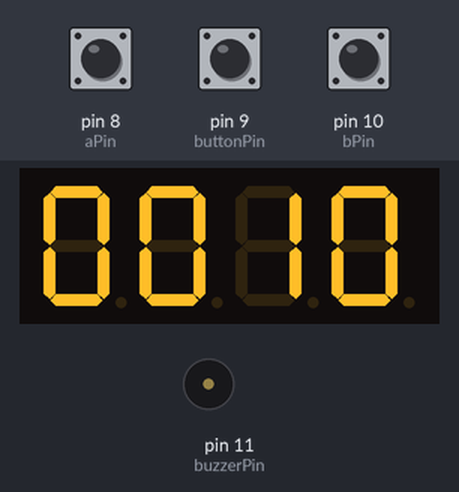
The sketch below on a simulated Arduino Uno, built with avr-gcc and run on an emulated ATmega328P. Parts: 4-digit seven-segment display, buzzer (waves = sounding). Wiring (inferred from the names in the program): 4-digit 7-segment display, segments lit when HIGH: segments pin 3, pin 2, pin 19, pin 16, pin 18, pin 4, pin 5, pin 17; digit selects pin 6, pin 15, pin 7, pin 14. The test bench sets the inputs (shaded band); at power-on: pin 9 (buttonPin) HIGH, pin 8 (aPin) HIGH, pin 10 (bPin) HIGH. EEPROM starts erased; the segment pins are drawn as the display they are named for.

Above: at 1.5 s.
1.6 s: pin 9 (buttonPin) pulled LOW for 0.15 s
At 2.2 s:
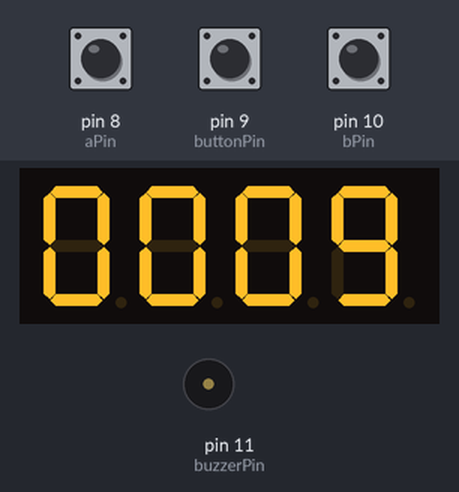
2.3 s: pin 9 (buttonPin) pulled LOW for 1 s
At 3.0 s:
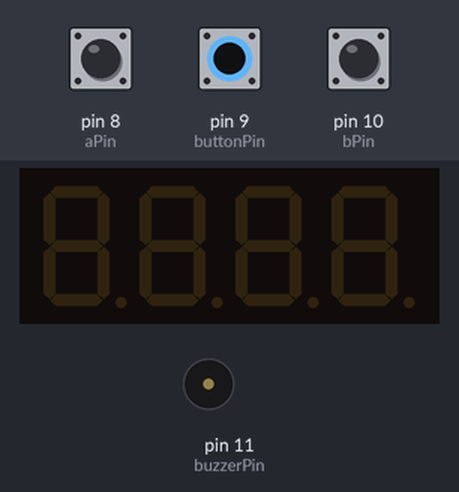
4.8 s: pin 9 (buttonPin) pulled LOW for 0.15 s
At 5.4 s:
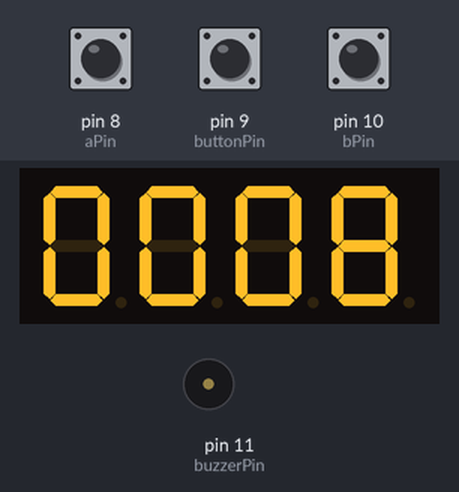
5.5 s: pin 9 (buttonPin) pulled LOW for 3.2 s
At 6.6 s:
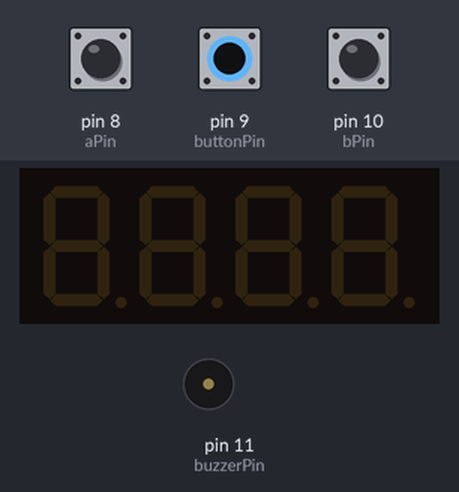
10.2 s: pin 9 (buttonPin) pulled LOW for 0.15 s
At 18.94 s:
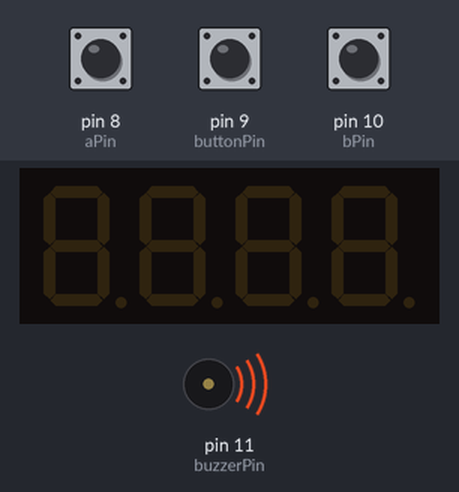
Timing chart, 0 to 19.5 s (numbered marks = the images above; inputs shaded):
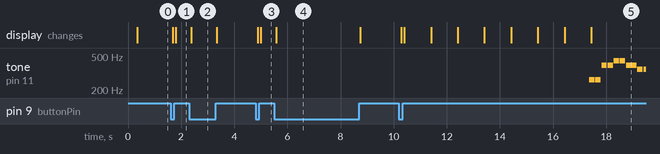

Measured:
- after the input at 1.6 s, the display: first changes after 0.08 s (image 1 shows a later state)
- after the input at 4.8 s, the display: first changes after 0.08 s (image 3 shows a later state)
- after the input at 10.2 s, tone on pin 11 (buzzerPin): plays 262 Hz for 0.20 s, 262 Hz for 0.20 s, 392 Hz for 0.20 s, 392 Hz for 0.20 s, 440 Hz for 0.20 s, 440 Hz for 0.20 s … (9 notes in this stretch), starting after 7.2 s; the display: changes after 0.08 s (image 5)

The sketch:

CountdownTimer.ino
```cpp
#include<EEPROM.h>

int segmentPins[] = {3,2,19,16,18,4,5,17}; // 段选：a,b,c,d,e,f,g,dp
int displayPins[] = {6,15,7,14};           // 四位数码管位选
int times[] = {
    5,10,15,20,30,
    45,100,130,200,230,
    300,400,500,600,700,
    800,900,1000,1500,2000,
    3000
};
int numTimes = 20;  // times[] 的最大下标

byte selectedTimeIndex;
int timerMinute;
int timerSecond;

int buzzerPin = 11;
int aPin = 8;
int bPin = 10;
int buttonPin = 9;
boolean stopped = true;

// 上电初期先屏蔽编码器，避免复位时误计一步。
bool encoderEnabled = false;

// 共阴极段码表，顺序为 a,b,c,d,e,f,g,dp。
byte digits[10][8] = {
    {1,1,1,1,1,1,0,0}, // 0
    {0,1,1,0,0,0,0,0}, // 1
    {1,1,0,1,1,0,1,0}, // 2
    {1,1,1,1,0,0,1,0}, // 3
    {0,1,1,0,0,1,1,0}, // 4
    {1,0,1,1,0,1,1,0}, // 5
    {1,0,1,1,1,1,1,0}, // 6
    {1,1,1,0,0,0,0,0}, // 7
    {1,1,1,1,1,1,1,0}, // 8
    {1,1,1,1,0,1,1,0}  // 9
};

// 结束提示旋律用到的音符频率。
#define NOTE_DO   262
#define NOTE_RE   294
#define NOTE_MI   330
#define NOTE_FA   349
#define NOTE_SOL  392
#define NOTE_LA   440
#define NOTE_SI   494
#define NOTE_DOH  523
#define NOTE_OFF  0

// 倒计时到 00:00 后播放的提示旋律。
int melody[] = {
    NOTE_DO,NOTE_DO,NOTE_SOL,NOTE_SOL,
    NOTE_LA,NOTE_LA,NOTE_SOL,
    NOTE_FA,NOTE_FA,NOTE_MI,NOTE_MI,
    NOTE_RE,NOTE_RE,NOTE_DO
};
int noteDur[] = {
    200,200,200,200,
    200,200,400,
    200,200,200,200,
    200,200,400
};
int melodyLen = sizeof(melody) / sizeof(melody[0]);

void setup()
{
    for(int i=0;i<8;i++) pinMode(segmentPins[i],OUTPUT);
    for(int i=0;i<4;i++) pinMode(displayPins[i],OUTPUT);
    pinMode(buzzerPin,OUTPUT);
    pinMode(buttonPin,INPUT);
    pinMode(aPin,INPUT_PULLUP);
    pinMode(bPin,INPUT_PULLUP);

    // 从 EEPROM 恢复上次选择的时间档位。
    selectedTimeIndex = EEPROM.read(0);

    // 防止 EEPROM 初值或异常值越界。
    if(selectedTimeIndex < 0 || selectedTimeIndex > numTimes)
        selectedTimeIndex = 0;

    // 将时间档位换算成分钟和秒。
    timerMinute = times[selectedTimeIndex] / 100;
    timerSecond = times[selectedTimeIndex] % 100;

    // 稍作延时后再允许编码器输入。
    delay(300);
    encoderEnabled = true;
}

void loop()
{
    if(!digitalRead(buttonPin))
    {
        stopped = !stopped;
        digitalWrite(buzzerPin,LOW);
        while(!digitalRead(buttonPin)){}
    }

    // 运行状态下倒计时归零，播放结束提示音。
    if(timerMinute == 0 && timerSecond == 0 && !stopped)
    {
        playMelody();
        stopped = true;
        timerMinute = times[selectedTimeIndex] / 100;
        timerSecond = times[selectedTimeIndex] % 100;
    }

    updateDisplay();
}

void playMelody()
{
    for(int i=0; i<melodyLen; i++)
    {
        if(melody[i] == NOTE_OFF)
        {
            digitalWrite(buzzerPin, LOW);
        }
        else
        {
            tone(buzzerPin, melody[i]);
        }
        delay(noteDur[i]);
        noTone(buzzerPin);
        delay(30);
    }
    digitalWrite(buzzerPin,LOW);
}

void updateDisplay()
{
    int d[4];
    d[0] = timerMinute / 10;
    d[1] = timerMinute % 10;
    d[2] = timerSecond / 10;
    d[3] = timerSecond % 10;

    for(int i=0;i<4;i++)
    {
        setDigit(i);
        setSegments(d[i]);
        process();
    }
    setDigit(5);
}

void process()
{
    for(int i=0;i<100; i++)
    {
        int change = getEncoderTurn();
        if(stopped)
        {
            changeSetTime(change);
        }
        else
        {
            updateCountingTime();
        }
    }
}

void changeSetTime(int change)
{
    if(change == 0) return;

    selectedTimeIndex += change;

    // 时间档位首尾循环。
    if(selectedTimeIndex < 0)
        selectedTimeIndex = numTimes;
    else if(selectedTimeIndex > numTimes)
        selectedTimeIndex = 0;

    // 保存当前档位，供下次上电恢复。
    EEPROM.write(0, selectedTimeIndex);

    timerMinute = times[selectedTimeIndex] / 100;
    timerSecond = times[selectedTimeIndex] % 100;
}

void updateCountingTime()
{
    static unsigned long lastMillis;
    unsigned long m = millis();
    if(m > (lastMillis + 1000) && (timerSecond > 0 || timerMinute > 0))
    {
        digitalWrite(buzzerPin,HIGH);
        delay(10);
        digitalWrite(buzzerPin,LOW);

        if(timerSecond == 0)
        {
            timerSecond = 59;
            timerMinute--;
        }
        else
        {
            timerSecond--;
        }
        lastMillis = m;
    }
}

void setDigit(int digit)
{
    for(int i=0;i<4;i++)
    {
        digitalWrite(displayPins[i],(digit==i));
    }
}

void setSegments(int n)
{
    for(int i=0;i<8; i++)
    {
        digitalWrite(segmentPins[i],digits[n][i]);
    }
}

int getEncoderTurn()
{
    if(!encoderEnabled) return 0;

    static int oldA = LOW;
    static int oldB = LOW;
    int result = 0;
    int newA = digitalRead(aPin);
    int newB = digitalRead(bPin);

    if(newA != oldA || newB != oldB)
    {
        if(oldA == LOW && newA == HIGH) result = -(oldB * 2 - 1);
    }
    oldA = newA;
    oldB = newB;
    return result;
}
```
